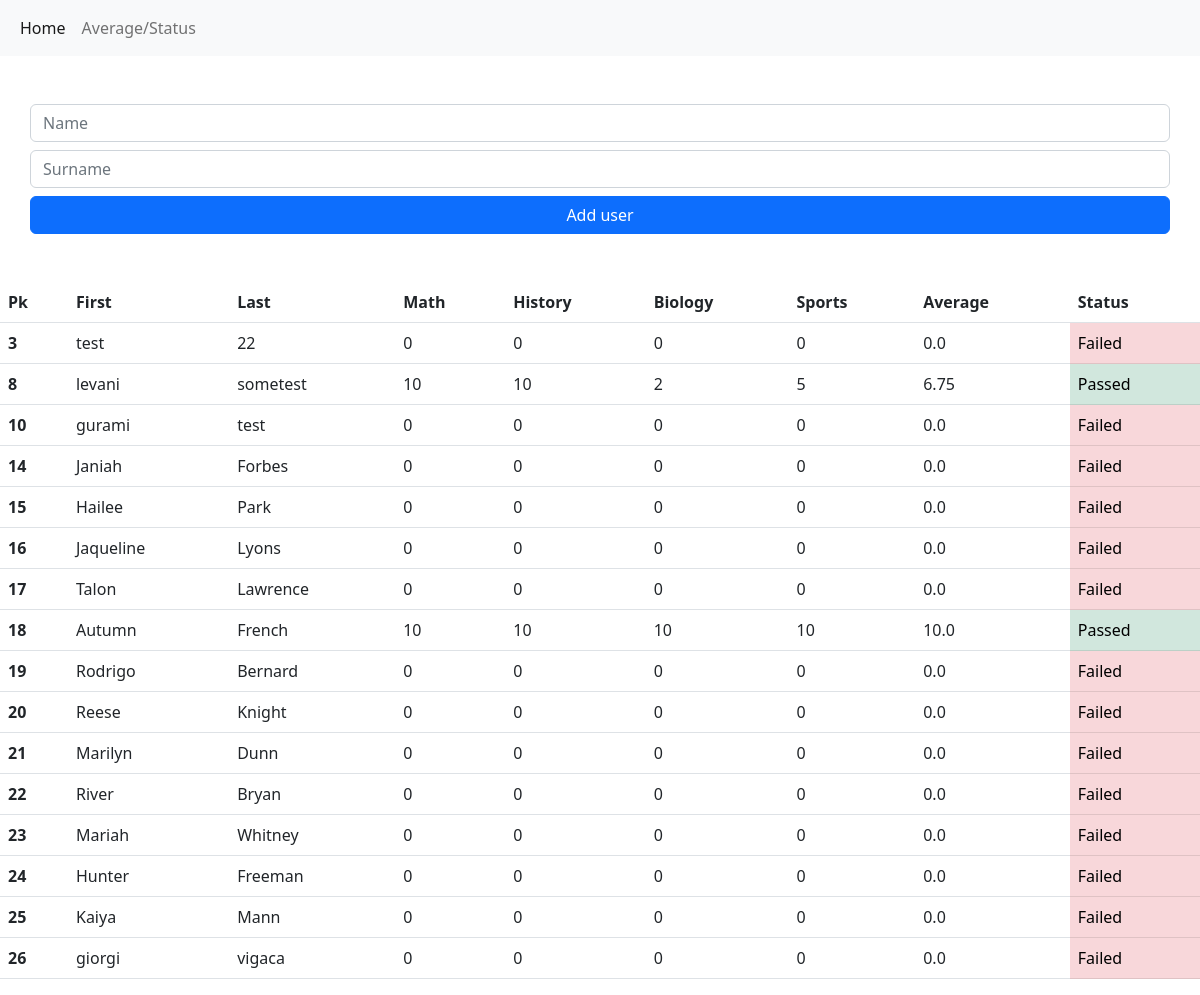
Screenshot of /average with the database file from the repository.
### tables this page shows
CREATE TABLE students(
                       student_id INTEGER PRIMARY KEY AUTOINCREMENT,
                       first_name TEXT,
                       last_name TEXT,
                       math INTEGER DEFAULT 0,
                       history INTEGER DEFAULT 0,
                       biology INTEGER DEFAULT 0,
                       sports INTEGER DEFAULT 0);

### app.py (the view)
@app.route('/average')
def average():
    data = db.query()
    return render_template('average.html', data=data)

### models/model.py (called while the page is built)
    def query(self):
        self.c.execute(f'SELECT * FROM {self.student_tb_name}')
        return self.c.fetchall()

### templates/average.html (shortened to what this page needs)
{% extends "main.html" %}
    {% block content %}
    <table class="table">
        <thead>
          <tr>
            <th scope="col">Pk</th>
            <th scope="col">First</th>
            <th scope="col">Last</th>
            <th scope="col">Math</th>
            <th scope="col">History</th>
            <th scope="col">Biology</th>
            <th scope="col">Sports</th>
            <th scope="col">Average</th>
            <th scope="col">Status</th>
          </tr>
        </thead>
        <tbody>
          {% for i in data %}
            <tr>
                <th scope="row">{{ i[0] }}</th>
                <td>{{ i[1] }}</td>
                <td>{{ i[2] }}</td>
                <td>{{ i[3] }}</td>
                <td>{{ i[4] }}</td>
                <td>{{ i[5] }}</td>
                <td>{{ i[6] }}</td>
                <td>{{ (i[3] + i[4] + i[5] + i[6])/4 }}</td>
                {% if ((i[3] + i[4] + i[5] + i[6])/4) > 5 %}
                    <td class="table-success">Passed</td>
                {% else %}
                    <td class="table-danger">Failed</td>
                {% endif %}
            </tr>
          {% endfor %}
        </tbody>
      </table>
    {% endblock %}

### rows the page displays
students: student_id "3", first_name "test", last_name "22", math "0", history "0", biology "0", sports "0", (i[3]+i[4]+i[5]+i[6])/4 "0.0", shows "Failed"
students: student_id "8", first_name "levani", last_name "sometest", math "10", history "10", biology "2", sports "5", (i[3]+i[4]+i[5]+i[6])/4 "6.75", shows "Passed"
students: student_id "10", first_name "gurami", last_name "test", math "0", history "0", biology "0", sports "0", (i[3]+i[4]+i[5]+i[6])/4 "0.0", shows "Failed"
students: student_id "14", first_name "Janiah", last_name "Forbes", math "0", history "0", biology "0", sports "0", (i[3]+i[4]+i[5]+i[6])/4 "0.0", shows "Failed"
students: student_id "15", first_name "Hailee", last_name "Park", math "0", history "0", biology "0", sports "0", (i[3]+i[4]+i[5]+i[6])/4 "0.0", shows "Failed"
students: student_id "16", first_name "Jaqueline", last_name "Lyons", math "0", history "0", biology "0", sports "0", (i[3]+i[4]+i[5]+i[6])/4 "0.0", shows "Failed"
students: student_id "17", first_name "Talon", last_name "Lawrence", math "0", history "0", biology "0", sports "0", (i[3]+i[4]+i[5]+i[6])/4 "0.0", shows "Failed"
students: student_id "18", first_name "Autumn", last_name "French", math "10", history "10", biology "10", sports "10", (i[3]+i[4]+i[5]+i[6])/4 "10.0", shows "Passed"
students: student_id "19", first_name "Rodrigo", last_name "Bernard", math "0", history "0", biology "0", sports "0", (i[3]+i[4]+i[5]+i[6])/4 "0.0", shows "Failed"
students: student_id "20", first_name "Reese", last_name "Knight", math "0", history "0", biology "0", sports "0", (i[3]+i[4]+i[5]+i[6])/4 "0.0", shows "Failed"
students: student_id "21", first_name "Marilyn", last_name "Dunn", math "0", history "0", biology "0", sports "0", (i[3]+i[4]+i[5]+i[6])/4 "0.0", shows "Failed"
students: student_id "22", first_name "River", last_name "Bryan", math "0", history "0", biology "0", sports "0", (i[3]+i[4]+i[5]+i[6])/4 "0.0", shows "Failed"
students: student_id "23", first_name "Mariah", last_name "Whitney", math "0", history "0", biology "0", sports "0", (i[3]+i[4]+i[5]+i[6])/4 "0.0", shows "Failed"
students: student_id "24", first_name "Hunter", last_name "Freeman", math "0", history "0", biology "0", sports "0", (i[3]+i[4]+i[5]+i[6])/4 "0.0", shows "Failed"
students: student_id "25", first_name "Kaiya", last_name "Mann", math "0", history "0", biology "0", sports "0", (i[3]+i[4]+i[5]+i[6])/4 "0.0", shows "Failed"
students: student_id "26", first_name "giorgi", last_name "vigaca", math "0", history "0", biology "0", sports "0", (i[3]+i[4]+i[5]+i[6])/4 "0.0", shows "Failed"
